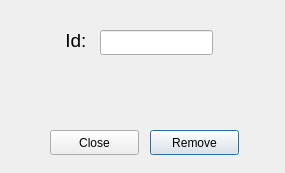
<?xml version="1.0" encoding="UTF-8"?>
<ui version="4.0">
 <class>removeObjects</class>
 <widget class="QDialog" name="removeObjects">
  <property name="geometry">
   <rect>
    <x>0</x>
    <y>0</y>
    <width>285</width>
    <height>173</height>
   </rect>
  </property>
  <property name="windowTitle">
   <string>Remove Object</string>
  </property>
  <widget class="QPushButton" name="pushButton">
   <property name="geometry">
    <rect>
     <x>150</x>
     <y>130</y>
     <width>89</width>
     <height>25</height>
    </rect>
   </property>
   <property name="text">
    <string>Remove</string>
   </property>
  </widget>
  <widget class="QLineEdit" name="id_input">
   <property name="geometry">
    <rect>
     <x>100</x>
     <y>30</y>
     <width>113</width>
     <height>25</height>
    </rect>
   </property>
  </widget>
  <widget class="QLabel" name="label">
   <property name="geometry">
    <rect>
     <x>60</x>
     <y>20</y>
     <width>31</width>
     <height>41</height>
    </rect>
   </property>
   <property name="font">
    <font>
     <pointsize>14</pointsize>
    </font>
   </property>
   <property name="text">
    <string> Id:</string>
   </property>
  </widget>
  <widget class="QLabel" name="result_label">
   <property name="geometry">
    <rect>
     <x>20</x>
     <y>70</y>
     <width>241</width>
     <height>41</height>
    </rect>
   </property>
   <property name="text">
    <string/>
   </property>
  </widget>
  <widget class="QPushButton" name="pushButton_2">
   <property name="geometry">
    <rect>
     <x>50</x>
     <y>130</y>
     <width>89</width>
     <height>25</height>
    </rect>
   </property>
   <property name="text">
    <string>Close</string>
   </property>
  </widget>
 </widget>
 <resources/>
 <connections/>
</ui>
